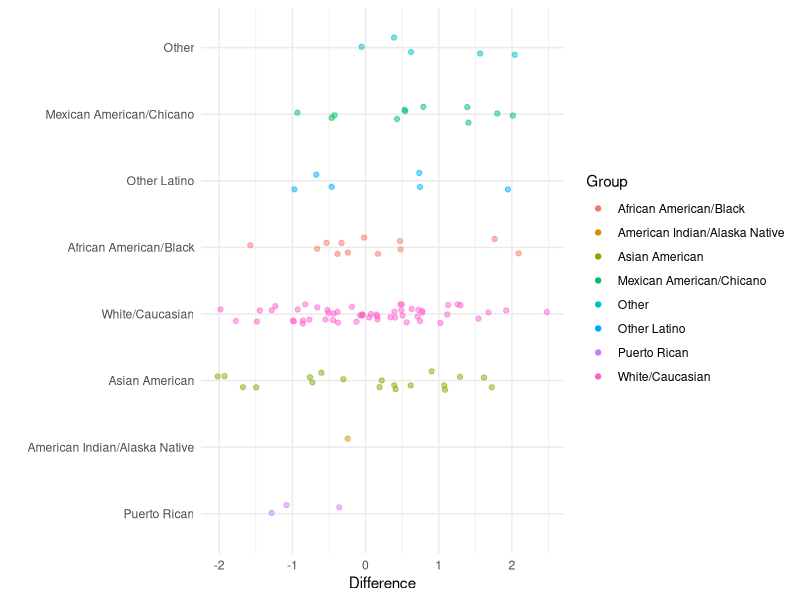

R code for this plot:
###--------------------------------------------------
### Example factor jitplot
### Good for relatively small N datasets
###--------------------------------------------------



library(ggplot2)
library(plyr)

theme_set(theme_minimal())

### Fake data following the general pattern of Omar's example
### ggplot likes data in long format best.
Group <- c("African American/Black", "American Indian/Alaska Native", "Asian American",
           "Mexican American/Chicano", "Other", "Other Latino", "Puerto Rican", "White/Caucasian")
N <- as.list(c(12, 1, 19, 11, 5, 6, 3, 55))
obs <- sapply(N, rnorm)
names(obs) <- Group
data <- ldply (obs, data.frame)
colnames(data) <- c("Group", "Difference")
data$Group <- as.factor(data$Group)

### Plot: order factor by mean level of difference score (won't do
### much in this example because the fake data are normally distributed)

## Control jitter -- we only really want the jitter on the vertical axis,
## which isn't measuring anything
jit <- position_jitter(height=0.15, width=0.01)

p <- ggplot(data, aes(y=reorder(Group, Difference, mean), x=Difference, color=Group))

p + geom_jitter(alpha=0.5, position=jit) + labs(y="") +
    guides(color = guide_legend(override.aes = list(alpha = 1)))
